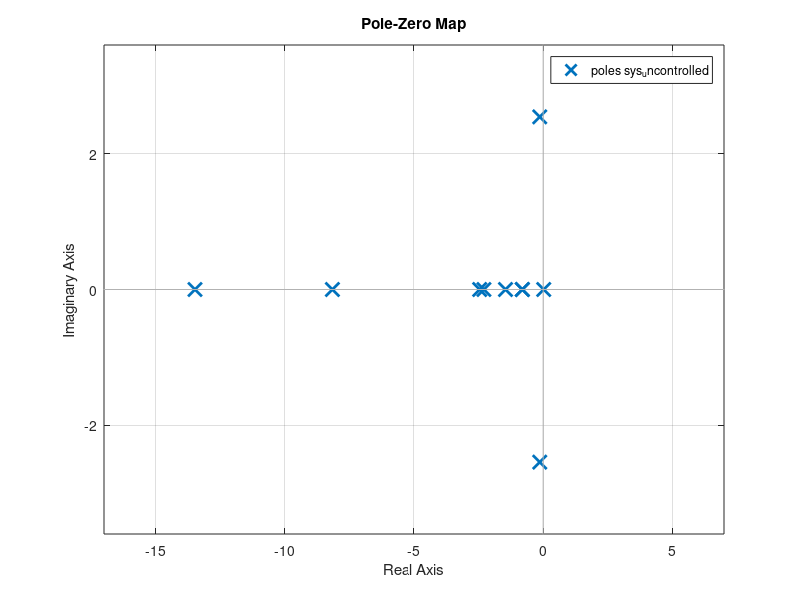
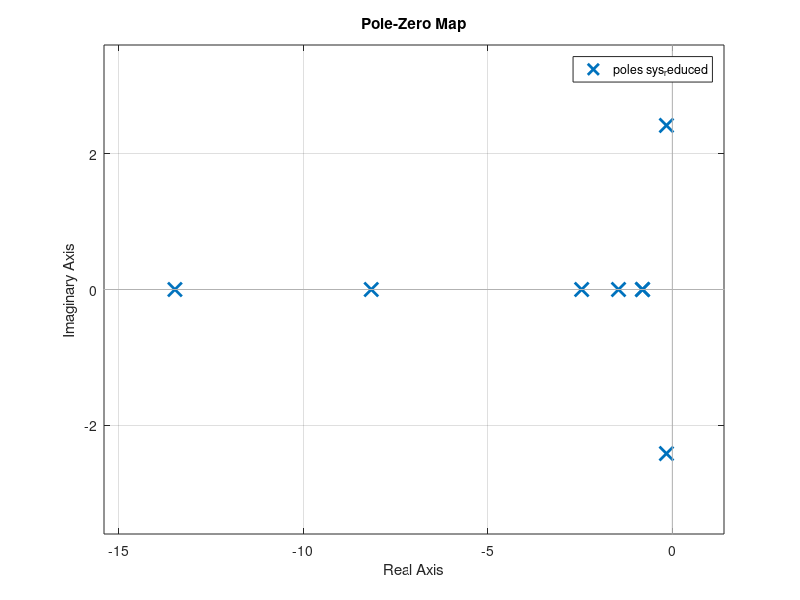
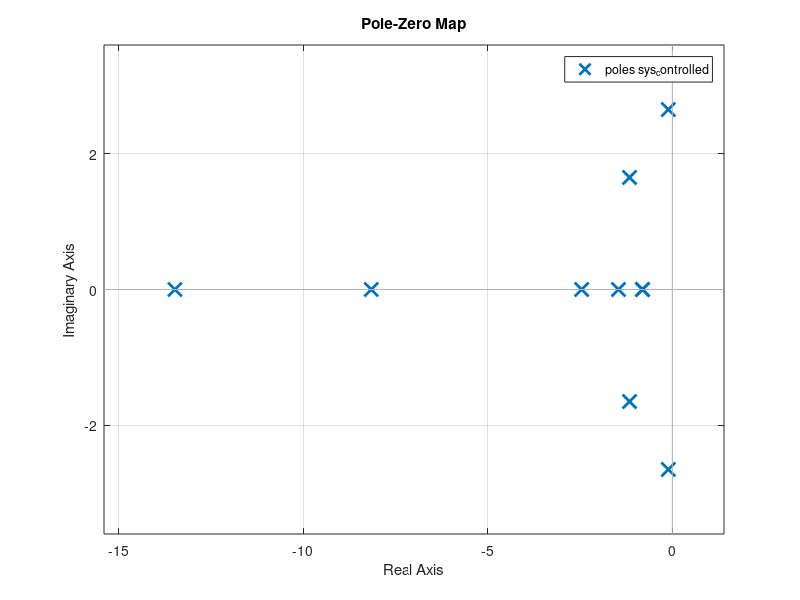

MATLAB code to generate these figures, in order:
% Filename:  cit2a.m
%
% Calculation of state matrix and input matrix for calculation
% of asymmetric aircraft response to atmospheric turbulence.
% The system model is in the form
%
%       .
%       x = Ax + Bu
%       -    -    -
% with x = [beta phi pb/2V rb/2V ug_ u_g* alpha_g alpha_g* beta_g betag*]'
%
% and
%
% u = [delta_a delta_r w1 w2 w3]'.
%
%
% The turbulence filters are derived using the approximated
% effective one-dimensional power spectral densities for u_g, alpha_g and
% beta_g.
% 
% Data for Cessna Citation Ce-500, landing (1)

% AIRCRAFT- AND FLIGHT CONDITION 'cruise'.
V   = 121.3;
S   = 24.2;
b   = 13.36;
mub = 32;
KX2 = 0.013;
KZ2 = 0.037;
KXZ = 0.002;
CL  = 1.1360;

% TURBULENCE PARAMETERS APPROXIMATED POWER SPECTRAL DENSITIES
Lg        = 150; 
B         = b/(2*Lg);
sigma     = 2;
sigmaug_V = sigma/V;
sigmavg   = 1;
sigmabg   = sigmavg/V;
sigmaag   = sigma/V;

Iug0 = 0.0249*sigmaug_V^2;
Iag0 = 0.0182*sigmaag^2;
tau1 = 0.0991;     tau2 = 0.5545;     tau3 = 0.4159;
tau4 = 0.0600;     tau5 = 0.3294;     tau6 = 0.2243;

% AIRCRAFT ASYMMETRIC AERODYNAMIC DERIVATIVES 
CYb  =-1.3250;     Clb  =-0.1070;     Cnb  = 0.1835;
CYp  =-0.1320;     Clp  =-0.3684;     Cnp  =-0.0035;
CYr  = 0.4300;     Clr  = 0.1750;     Cnr  =-0.1930;
CYda = 0.0000;     Clda =-0.2292;     Cnda = 0.0071;
CYdr = 0.3037;     Cldr = 0.0446;     Cndr =-0.1261;
 
                   Clpw = 0.8*Clp;    Cnpw = 0.9*Cnp;
                   Clrw = 0.7*Clr;    Cnrw = 0.2*Cnr;
CYfb = 0;
Clfb = 0;
Cnfb = 0;

%CYfbg = CYfb+0.5*CYr;
%Clfbg = Clfb+0.5*Clr;
%Cnfbg = Cnfb+0.5*Cnr;

% CALCULATION OF AIRCRAFT ASYMMETRIC STABILITY DERIVATIVES
yb   = (V/b)*CYb/(2*mub);
yphi = (V/b)*CL/(2*mub);
yp   = (V/b)*CYp/(2*mub);
yr   = (V/b)*(CYr-4*mub)/(2*mub);
ybg  = yb;
ydr  = (V/b)*CYdr/(2*mub);
den  = b*4*mub*(KX2*KZ2-KXZ^2)/V;
lb   = (Clb*KZ2+Cnb*KXZ)/den;
lp   = (Clp*KZ2+Cnp*KXZ)/den;
lr   = (Clr*KZ2+Cnr*KXZ)/den;
lda  = (Clda*KZ2+Cnda*KXZ)/den;
ldr  = (Cldr*KZ2+Cndr*KXZ)/den;
lug  = (-Clrw*KZ2-Cnrw*KXZ)/den;
lbg  = lb;
lag  = (Clpw*KZ2+Cnpw*KXZ)/den;
nb   = (Clb*KXZ+Cnb*KX2)/den;
np   = (Clp*KXZ+Cnp*KX2)/den;
nr   = (Clr*KXZ+Cnr*KX2)/den;
nda  = (Clda*KXZ+Cnda*KX2)/den;
ndr  = (Cldr*KXZ+Cndr*KX2)/den;
nug  = (-Clrw*KXZ-Cnrw*KX2)/den;
nbg  = nb;
nag  = (Clpw*KXZ+Cnpw*KX2)/den;
aug1 =-(V/Lg)^2*(1/(tau1*tau2));
aug2 =-(tau1+tau2)*(V/Lg)/(tau1*tau2);
aag1 =-(V/Lg)^2*(1/(tau4*tau5));
aag2 =-(tau4+tau5)*(V/Lg)/(tau4*tau5);
abg1 =-(V/Lg)^2;
abg2 =-2*(V/Lg);
bug1 = tau3*sqrt(Iug0*V/Lg)/(tau1*tau2);
bug2 = (1-tau3*(tau1+tau2)/(tau1*tau2))*sqrt(Iug0*(V/Lg)^3)/(tau1*tau2);
bag1 = tau6*sqrt(Iag0*V/Lg)/(tau4*tau5);
bag2 = (1-tau6*(tau4+tau5)/(tau4*tau5))*sqrt(Iag0*(V/Lg)^3)/(tau4*tau5);
bbg1 = sigmabg*sqrt(3*V/Lg);
bbg2 = (1-2*sqrt(3))*sigmabg*sqrt((V/Lg)^3);


A = [yb yphi yp    yr 0    0    0    0    ybg  0;
     0  0    2*V/b 0  0    0    0    0    0    0;
     lb 0    lp    lr lug  0    lag  0    lbg  0;
     nb 0    np    nr nug  0    nag  0    nbg  0;
     0  0    0     0  0    1    0    0    0    0;
     0  0    0     0  aug1 aug2 0    0    0    0;
     0  0    0     0  0    0    0    1    0    0;
     0  0    0     0  0    0    aag1 aag2 0    0;
     0  0    0     0  0    0    0    0    0    1;
     0  0    0     0  0    0    0    0    abg1 abg2];

B = [0   ydr 0    0    0;
     0   0   0    0    0;
     lda ldr 0    0    0;
     nda ndr 0    0    0;
     0   0   bug1 0    0;
     0   0   bug2 0    0;
     0   0   0    bag1 0;
     0   0   0    bag2 0;
     0   0   0    0    bbg1;
     0   0   0    0    bbg2];
 C = eye(10,10);
 D = zeros(10,5);

eig_A = eig(A)
sys_uncontrolled = ss(A,B,C,D);
figure(1)
pzmap(sys_uncontrolled)
grid on

Ar = [0   -2*V/b 0    0    0    0    0  0;
     nb    nr nug  0    nag  0    nbg  0;
     0     0  0    1    0    0    0    0;
     0     0  aug1 aug2 0    0    0    0;
     0     0  0    0    0    1    0    0;
     0     0  0    0    aag1 aag2 0    0;
     0     0  0    0    0    0    0    1;
     0     0  0    0    0    0    abg1 abg2];

Br = [0  0   0    0    0;
     0   0   0    0    0;
     0   0   bug1 0    0;
     0   0   bug2 0    0;
     0   0   0    bag1 0;
     0   0   0    bag2 0;
     0   0   0    0    bbg1;
     0   0   0    0    bbg2];
Cr = eye (8,8);
Dr = zeros(8,5); 
eig_Ar = eig(Ar)
sys_reduced = ss(Ar,Br,Cr,Dr);
figure(2)
pzmap(sys_reduced)
grid on
Kphi = -0.2;
K    = [0 Kphi 0 0  0 0  0 0  0 0];
A2   = A-B(:,1)*K;

eig_A2 = eig(A2)
sys_controlled = ss(A2,B,C,D);
figure(3)
pzmap(sys_controlled)
grid on

